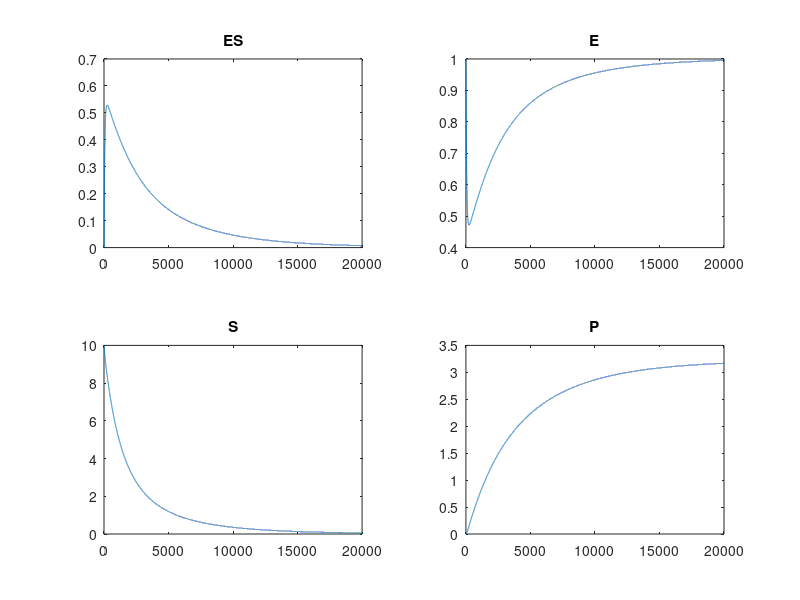
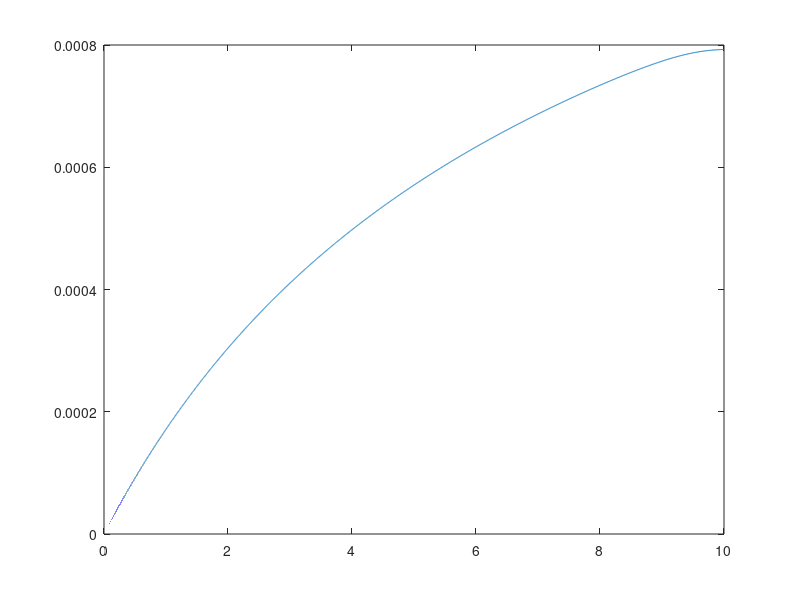

The MATLAB source for these figures, in order:
clear;clc;
% Q8.2
E(1)  = 1;
S(1)  = 10;
ES(1) = 0;
P(1)  = 0;
k1 = 100;
k2 = 600;
k3 = 150;
KM = (k2+k3)/k1;
h  = 1*1e-5; 

eq_ES = @(E,S,ES) k1*E*S-k2*ES-k3*ES;
eq_S  = @(ES,S)   -k1*S+k2*ES;
eq_E  = @(ES,S,E) -k1*E*S+k2*ES+k3*ES;
eq_P  = @(ES,P)   k3*ES;

T=20000;
for dt=1:1:T-1
    % ES
    K1 = eq_ES(E(dt)    ,S(dt)    ,ES(dt)       );
    K2 = eq_ES(E(dt)+h/2,S(dt)+h/2,ES(dt)+h*K1/2);
    K3 = eq_ES(E(dt)+h/2,S(dt)+h/2,ES(dt)+h*K2/2);
    K4 = eq_ES(E(dt)+h  ,S(dt)+h  ,ES(dt)+h*K3  );
    ES(dt+1) = ES(dt) + h*(K1 + 2*K2 + 2*K3 + K4) / 6;
    % S
    K1 = eq_S(ES(dt)    ,S(dt)       );
    K2 = eq_S(ES(dt)+h/2,S(dt)+h*K1/2);
    K3 = eq_S(ES(dt)+h/2,S(dt)+h*K2/2);
    K4 = eq_S(ES(dt)+h  ,S(dt)+h*K3  );
    S(dt+1) = S(dt) + h*(K1 + 2*K2 + 2*K3 + K4) / 6;
    % E
    K1 = eq_E(ES(dt)    ,S(dt)    ,E(dt)   );
    K2 = eq_E(ES(dt)+h/2,S(dt)+h/2,E(dt)+h*K1/2);
    K3 = eq_E(ES(dt)+h/2,S(dt)+h/2,E(dt)+h*K2/2);
    K4 = eq_E(ES(dt)+h  ,S(dt)+h  ,E(dt)+h*K3);
    E(dt+1) = E(dt) + h*(K1 + 2*K2 + 2*K3 + K4) / 6;
    % P
    K1 = eq_P(ES(dt)    ,P(dt)   );
    K2 = eq_P(ES(dt)+h/2,P(dt)+h*K1/2);
    K3 = eq_P(ES(dt)+h/2,P(dt)+h*K2/2);
    K4 = eq_P(ES(dt)+h  ,P(dt)+h*K3);
    P(dt+1) = P(dt) + h*(K1 + 2*K2 + 2*K3 + K4) / 6;
end
figure(1);
subplot(2,2,1);plot(1:T,ES);title('ES');
subplot(2,2,2);plot(1:T,E); title('E');
subplot(2,2,3);plot(1:T,S); title('S');
subplot(2,2,4);plot(1:T,P); title('P');

% Q8.3
i=1;
for dt=T-1:-i:1
    V(dt) = (P(dt+1)-P(dt))/i;
end
V(1:250)=[];
figure(2);
plot(S(1:T-251),V);


